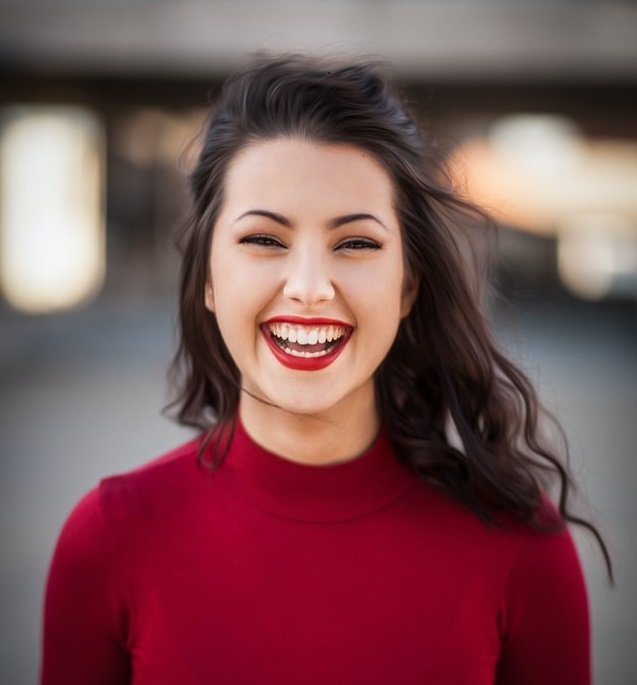
#> input picture Photos/lady.jpg, 637 x 685 px
$ python face_detect.py
#> lines starting #> are read from the running program, lines starting #| are printed output that depends on the picture; after the words box and inside, x2 and y2 are one past the last pixel; in counts of white or black regions, pixels touching at a corner belong together
import cv2 as cv
img = cv.imread("Photos/lady.jpg")
#> img is the input picture: shape (685, 637, 3); mean B, G, R 85.8, 82.5, 123.9
# cv.imshow("Lady", img)

gray = cv.cvtColor(img, cv.COLOR_BGR2GRAY)
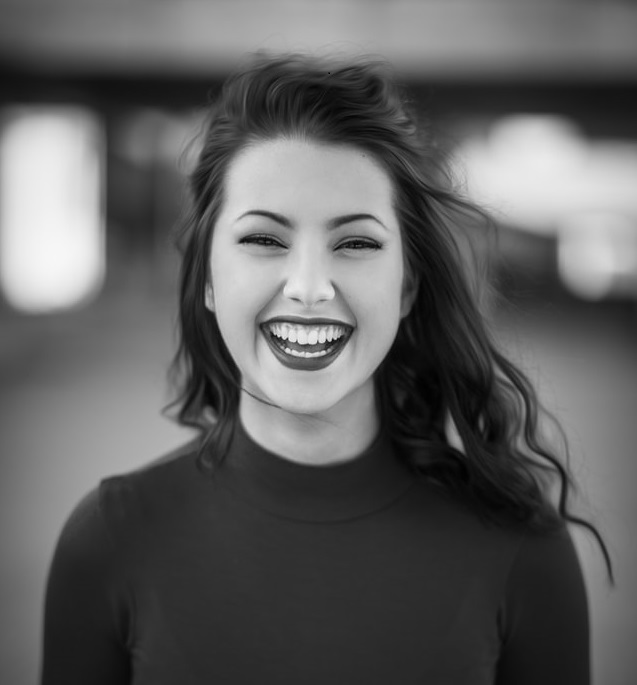
#> gray: shape (685, 637); min 1, max 247, mean 95.2
# cv.imshow("Gray person", gray)

haar_cascade = cv.CascadeClassifier('haar_face.xml')
faces_rect = haar_cascade.detectMultiScale(gray, scaleFactor=1.1, minNeighbors=3)
#> faces_rect = [[175, 136, 266, 266]]
print(f"Number of faces found = {len(faces_rect)}")
#| Number of faces found = 1
for(x, y, w, h) in faces_rect:
    cv.rectangle(img, (x,y), (x+w, y+h), (0,255,0), thickness=3)
#> this loop made 1 pass
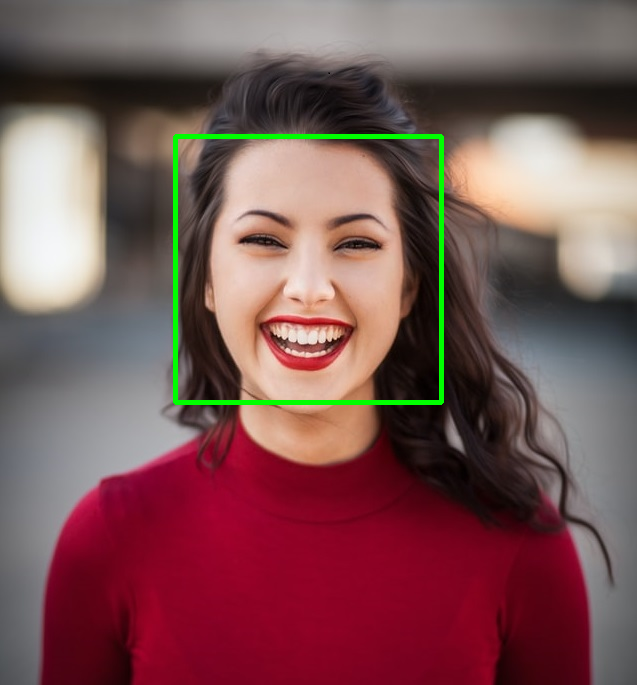
#> img: shape (685, 637, 3); 1.22% of pixels changed, all inside (x1, y1, x2, y2) = (173, 134, 444, 405)
cv.imshow("Detected faces", img)

cv.waitKey(0)
